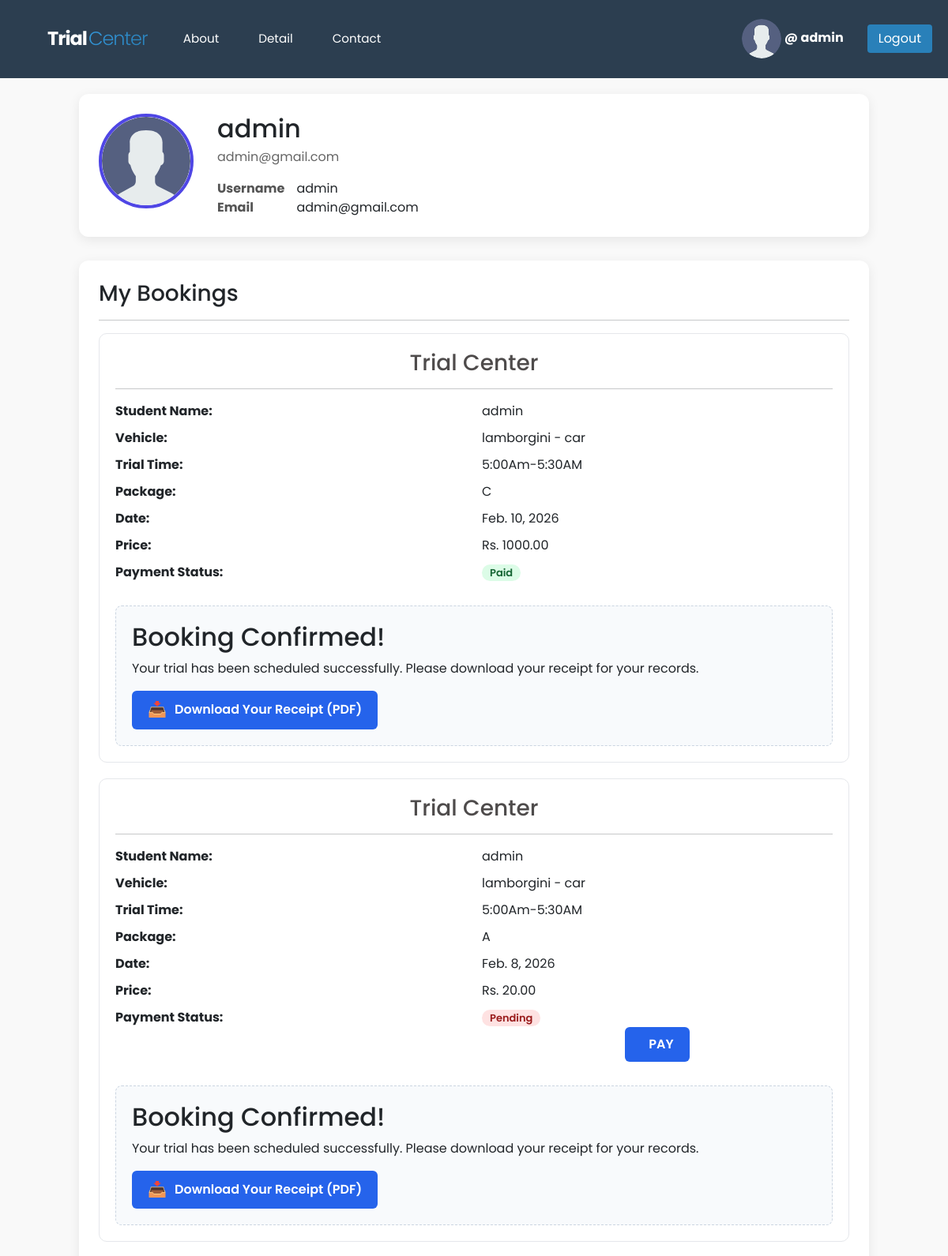
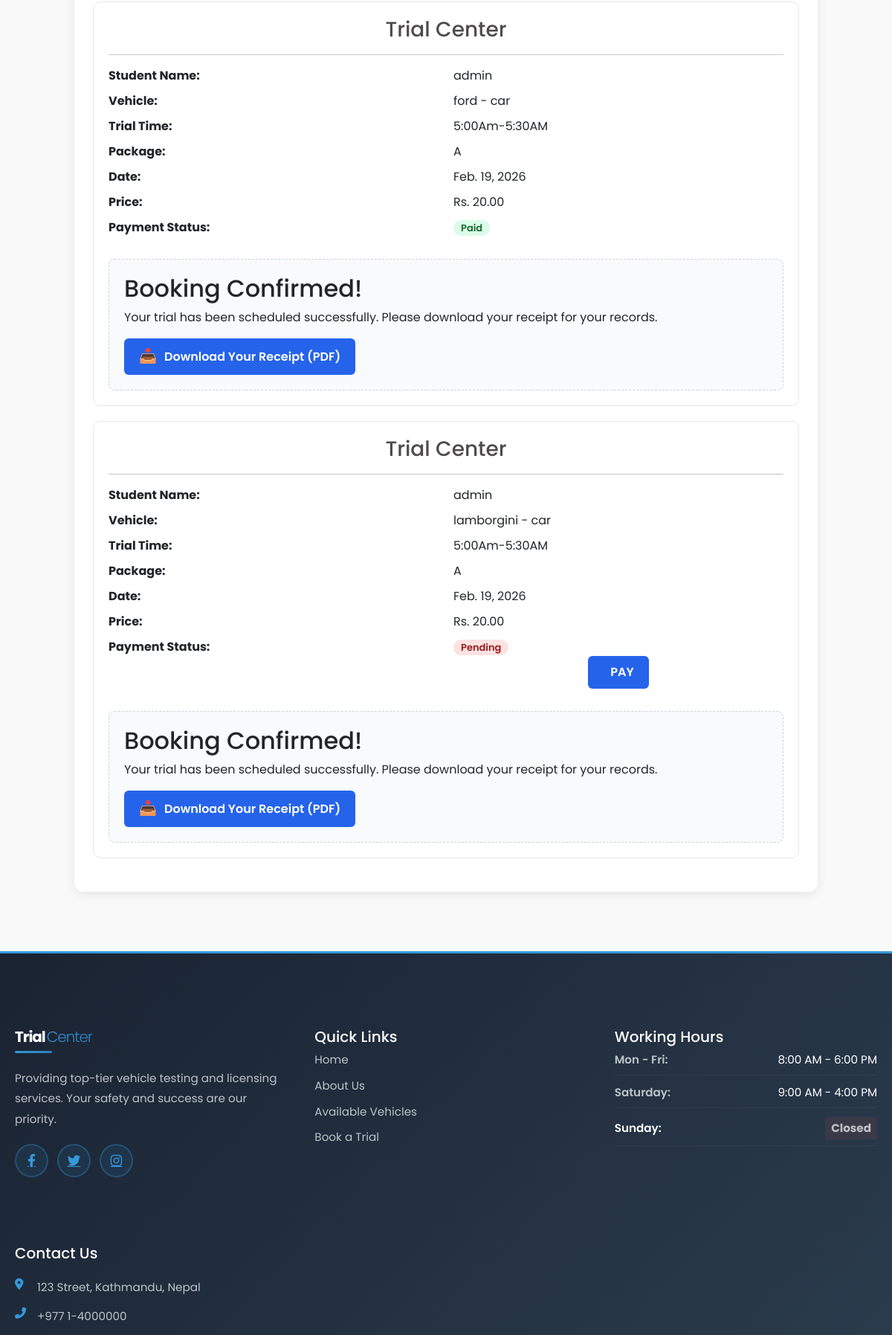
The app's page /account/profile/2/ (signed in, upper part) with its own data (2 pictures, top to bottom).
### base/models.py (models this page shows, shortened)
class Booking(models.Model):
    user=models.ForeignKey(User, on_delete=models.CASCADE)
    vehicle=models.ForeignKey(Vehicle, on_delete=models.CASCADE)
    package=models.ForeignKey(Package, on_delete=models.CASCADE)
    trial_time=models.ForeignKey(TrialTime, on_delete=models.CASCADE,  related_name='bookings')
    customer_name=models.CharField(max_length=200)
    phone_number=models.CharField(max_length=15)
    message=models.TextField()
    payment_status=models.BooleanField(default=False)
    payment_uuid = models.CharField(max_length=100, blank=True, null=True)
    booking_date = models.DateField()
    expiry_date = models.DateField(blank=True, null=True)
    is_active=models.BooleanField(default=False)
    class Meta:
        constraints = [
          UniqueConstraint(
            fields=['vehicle', 'trial_time',"booking_date"],
            condition=Q(is_active=True),
            name='unique_active_booking_per_date'
        )
    ]

class Vehicle(models.Model):
    catogery = models.ForeignKey(Catogery, on_delete=models.CASCADE)
    name=models.CharField(max_length=100)
    photo=models.ImageField(upload_to='vehicle_photos/', null=True, blank=True)
    def __str__(self):
        return f"{self.name} - {self.catogery.name}"

class Catogery(models.Model):
    name = models.CharField(max_length=100)

class TrialTime(models.Model):
    vehicle = models.ForeignKey(Vehicle, on_delete=models.CASCADE)
    time = models.ForeignKey(Timeslot, on_delete=models.CASCADE)
    class Meta:
        ordering = ['time']
        unique_together = ('vehicle', 'time')

class Timeslot(models.Model):
    time=models.CharField(max_length=100)
    def __str__(self):
        return self.time

class Package(models.Model):
    vehicle=models.ForeignKey(Catogery, on_delete=models.CASCADE)
    package_name=models.CharField(max_length=200)
    price=models.DecimalField(max_digits=10, decimal_places=2)
    time=models.CharField(max_length=100)
    duration_days=models.IntegerField()

### account/views.py (the view)
# urls.py: path('profile/<str:pk>/',views.profile,name='profile'),
def profile(request, pk):
    user = get_object_or_404(User, pk=pk)
    obj=Booking.objects.filter(user=user)
    is_user=request.user==user
    context = {
        'user': user,
        'obj':obj,
        "is_user":is_user
    }
    return render(request, 'account/profile.html', context)

### account/templates/account/profile.html (shortened to what this page needs)
{% extends 'main.html' %}
{% load static %}
{% block content %}
{% if is_user %}
<div class="profile-wrapper">
  <div class="profile-card">
    <div class="profile-avatar">
      <img src="{% static 'images/avatar.svg' %}">
    </div>
    <div class="profile-info">
      <h2>{{ user.username }}</h2>
      <p>{{ user.email }}</p>
      <table class="info-table">
        <tr>
          <th>Username</th>
          <td>{{ user.username }}</td>
        </tr>
        <tr>
          <th>Email</th>
          <td>{{ user.email }}</td>
        </tr>
      </table>
    </div>
  </div>
  <div class="booking-section">
    <h3>My Bookings</h3>
    <hr>
    {% for booking in obj %}
      <div class="booking-card">
        <h3 style="color: #4e4b4bff; text-align: center;">Trial Center</h3><hr>
        <div class="booking-grid">
          <div><strong>Student Name:</strong></div>
          <div>{{ booking.customer_name }}</div>
          <div><strong>Vehicle:</strong></div>
          <div>{{ booking.vehicle }}</div>
          <div><strong>Trial Time:</strong></div>
          <div>{{ booking.trial_time.time }}</div>
          <div><strong>Package:</strong></div>
          <div>{{ booking.package.package_name }}</div>
          <div><strong>Date:</strong></div>
          <div>{{ booking.booking_date }}</div>
          <div><strong>Price:</strong></div>
          <div>Rs. {{ booking.package.price }}</div>
          <div><strong>Payment Status:</strong></div>
          <div>
            {% if booking.payment_status %}
              <span class="badge badge-success">Paid</span>
            {% else %}
              <span class="badge badge-danger">Pending</span>
              <center>
            <a href="{% url 'esewa'%}?p={{booking.package.id}}&uuid={{booking.payment_uuid}} " class="download-btn">
        PAY
    </a>
          </center>
            {% endif %}
          </div>
        </div>
<div style="margin-top: 30px; padding: 20px; background: #f8fafc; border-radius: 8px; border: 1px dashed #cbd5e1;">
    <h2 style="margin-top: 0;">Booking Confirmed!</h2>
    <p>Your trial has been scheduled successfully. Please download your receipt for your records.</p>
    <a href="{% url 'invoice' booking.id %}" class="download-btn">
        <span class="download-icon">📥</span> Download Your Receipt (PDF)
    </a>
</div>
      </div>
    {% empty %}
      <p>No bookings found.</p>
    {% endfor %}
  </div>
</div>
{%else%}
<h1> Access Denied</h1>
{%endif %}
{% endblock %}

### templates/main.html (shortened to what this page needs)
 {% load static %}
<!DOCTYPE html>
<html lang="en">
<head>
    <link href="https://cdn.jsdelivr.net/npm/bootstrap@5.3.0/dist/css/bootstrap.min.css" rel="stylesheet">
    <link rel="stylesheet" href="{% static 'css/style.css' %}">
</head>
    <body>
    <div style="background-color: #2c3e50 ; padding: 20px; display: flex; align-items:center; justify-content: space-between; font-family: Arial, sans-serif;">
       <div class="nav-container">
    <a href="{% url 'home' %}" class="logo-link">
        <h3 class="footer-logo">Trial<span>Center</span></h3>
    </a>
    <div class="nav-links">
        <a href="{% url 'about' %}" class="nav-item">About</a>
            <a href="{% url 'detail' %}" class="nav-item">Detail</a>
            <a href="{% url 'contact' %}" class="nav-item">Contact</a>
    </div>
</div>
<div style="display: flex; align-items: center; justify-content: center; gap: 15px;">
    {% if user.is_authenticated %}
        <div style="display: flex; align-items: center; gap: 10px;">
           <a href="{% url 'profile' request.user.id %}" style="text-decoration: none; color: inherit;">
             <img src="{% static 'avatar.svg' %}"
             alt="Profile Picture"
             width="50" height="50"
             style="border-radius: 50%; object-fit: cover;">
            <span style="font-weight: bold; color:white">@ {{ request.user.username }}</span>
        </div>
    <a href="{% url 'logout' %}">
        <button style="
            padding: 6px 14px;
            border: none;
            border-radius: 4px;
            background-color: #2980b9;
            color: white;
            cursor: pointer;
        "
        onmouseover="this.style.backgroundColor='#1f618d'"
        onmouseout="this.style.backgroundColor='#2980b9'">
            Logout
        </button>
    </a>
</div>
            {% endif %}
        </div>
 <div class="page-wrapper">
        {% block content %}
        {% endblock %}
 </div>
        <footer class="footer-section"style="background-color: #4e4b4bff;">
    <div class="footer-container">
        <div class="footer-col">
            <h3 class="footer-logo">Trial<span>Center</span></h3>
            <p>Providing top-tier vehicle testing and licensing services. Your safety and success are our priority.</p>
            <div class="social-links">
                <a href="#"><i class="fab fa-facebook-f"></i></a>
                <a href="#"><i class="fab fa-twitter"></i></a>
                <a href="#"><i class="fab fa-instagram"></i></a>
            </div>
        </div>
        <div class="footer-col">
            <h5>Quick Links</h5>
            <ul>
                <li><a href="{% url 'home' %}">Home</a></li>
                <li><a href="{% url 'about' %}">About Us</a></li>
                <li><a href="{% url 'detail' %}">Available Vehicles</a></li>
                <li><a href="{% url 'contact' %}">Book a Trial</a></li>
            </ul>
        </div>
        <div class="footer-col">
            <h5>Working Hours</h5>
            <ul class="hours-list">
                <li><span>Mon - Fri:</span> 8:00 AM - 6:00 PM</li>
                <li><span>Saturday:</span> 9:00 AM - 4:00 PM</li>
                <li><span>Sunday:</span> <span class="closed">Closed</span></li>
            </ul>
        </div>
        <div class="footer-col">
            <h5>Contact Us</h5>
            <div class="contact-info">
                <p><i class="fas fa-map-marker-alt"></i> 123 Street, Kathmandu, Nepal</p>
                <p><i class="fas fa-phone-alt"></i> +977 1-4000000</p>
            </div>
        </div>
    </div>
</footer>
<link rel="stylesheet" href="https://cdnjs.cloudflare.com/ajax/libs/font-awesome/6.0.0/css/all.min.css">
</body>
</html>

### static/css/style.css (style rules this page uses)
* { margin: 0; padding: 0; box-sizing: border-box; font-family: "Poppins", sans-serif; }
body { margin: 0; padding: 0; background: #f9f9f9; min-height: 100vh; overflow-y: auto; }
.page-wrapper { padding: 20px; max-width: 1400px; margin: 0 auto; }
.footer-section { background: linear-gradient(135deg, #1a2332 0%, #2c3e50 100%); color: white; padding: 80px 20px 40px; margin-top: 60px; position: relative; border-top: 3px solid #3498db; }
.footer-container { max-width: 1200px; margin: 0 auto; display: grid; grid-template-columns: repeat(auto-fit, minmax(260px, 1fr)); gap: 50px; margin-bottom: 50px; }
.footer-col { padding: 20px 0; transition: transform 0.3s ease; }
.footer-col h3, .footer-col h4 { margin-bottom: 20px; font-size: 1.25rem; font-weight: 700; color: #ffffff; position: relative; padding-bottom: 10px; }
.footer-col h3::after, .footer-col h4::after { content: ''; position: absolute; bottom: 0; left: 0; width: 50px; height: 3px; background: linear-gradient(90deg, #3498db, #2980b9); border-radius: 2px; }
.footer-col p { line-height: 1.8; font-size: 0.95rem; color: #bdc3c7; margin-bottom: 15px; }
.footer-col ul { list-style: none; padding: 0; }
.footer-col ul li { margin-bottom: 12px; font-size: 0.95rem; }
.footer-col ul li a { color: #bdc3c7; text-decoration: none; transition: all 0.3s ease; display: inline-flex; align-items: center; gap: 8px; }
.social-links { display: flex; gap: 12px; margin-top: 20px; }
.social-links a { width: 45px; height: 45px; background: rgba(52, 152, 219, 0.1); border: 2px solid rgba(52, 152, 219, 0.3); border-radius: 50%; display: flex; align-items: center; justify-content: center; color: #3498db; transition: all 0.3s ease; font-size: 1.1rem; }
.footer-logo { font-size: 1.8rem; font-weight: 700; margin-bottom: 15px; letter-spacing: -0.5px; }
.footer-logo span { background: linear-gradient(135deg, #3498db, #2980b9); -webkit-background-clip: text; -webkit-text-fill-color: transparent; background-clip: text; font-weight: 500; margin-left: 3px; }
.hours-list { list-style: none; padding: 0; }
.hours-list li { margin-bottom: 12px; font-size: 0.95rem; display: flex; justify-content: space-between; align-items: center; padding-bottom: 8px; border-bottom: 1px solid rgba(255, 255, 255, 0.05); }
.hours-list span:first-child { font-weight: 600; color: #ffffff; }
.hours-list span:last-child { color: #bdc3c7; }
.closed { color: #e74c3c; font-weight: 700; background: rgba(231, 76, 60, 0.1); padding: 4px 8px; border-radius: 4px; }
.contact-info { margin-top: 20px; }
.contact-info p { margin-bottom: 12px; display: flex; align-items: flex-start; gap: 12px; font-size: 0.95rem; color: #bdc3c7; transition: color 0.3s ease; }
.contact-info i { color: #3498db; margin-top: 2px; min-width: 18px; }
.nav-container { background-color: #1a2332; display: flex; align-items: center; justify-content: space-between; padding: 15px 40px; font-family: 'Segoe UI', Roboto, sans-serif; position: relative; z-index: 999; }
.logo-link { text-decoration: none; margin-right: 30px; }
.nav-links { display: flex; align-items: center; gap: 20px; flex-grow: 1; }
.nav-item { color: white; text-decoration: none; text-transform: capitalize; padding: 8px 15px; border-radius: 5px; transition: all 0.3s ease; font-size: 0.95rem; }

### templates/main.html (style rules this page uses)
.nav-container { background-color: #2c3e50 ; display: flex; align-items: center; justify-content: space-between; padding: 10px 40px; font-family: 'Segoe UI', Roboto, sans-serif; }
.logo-link { text-decoration: none; margin-right: 30px; }
.footer-logo { color: white; margin: 0; font-size: 1.5rem; letter-spacing: -1px; font-weight: 700; }
.footer-logo span { color: #ede2d2; font-weight: 300; margin-left: 2px; }
.nav-links { display: flex; align-items: center; gap: 20px; flex-grow: 1; }
.nav-item { color: white; text-decoration: none; text-transform: capitalize; padding: 8px 15px; border-radius: 5px; transition: all 0.3s ease; font-size: 0.95rem; }

### records on screen
Booking: customer_name "admin", vehicle "lamborgini - car", trial_time.time "5:00Am-5:30AM", package.package_name "C", booking_date "Feb. 10, 2026", package.price "1000.00", payment_status "Paid"
Booking: customer_name "admin", vehicle "lamborgini - car", trial_time.time "5:00Am-5:30AM", package.package_name "A", booking_date "Feb. 8, 2026", package.price "20.00"
Booking: customer_name "admin", vehicle "ford - car", trial_time.time "5:00Am-5:30AM", package.package_name "A", booking_date "Feb. 19, 2026", package.price "20.00", payment_status "Paid"
Booking: customer_name "admin", vehicle "lamborgini - car", trial_time.time "5:00Am-5:30AM", package.package_name "A", booking_date "Feb. 19, 2026", package.price "20.00"

### other values on screen
{{ request.user.username }} "admin"
{{ user.username }} "admin"
{{ user.email }} "admin@gmail.com"
